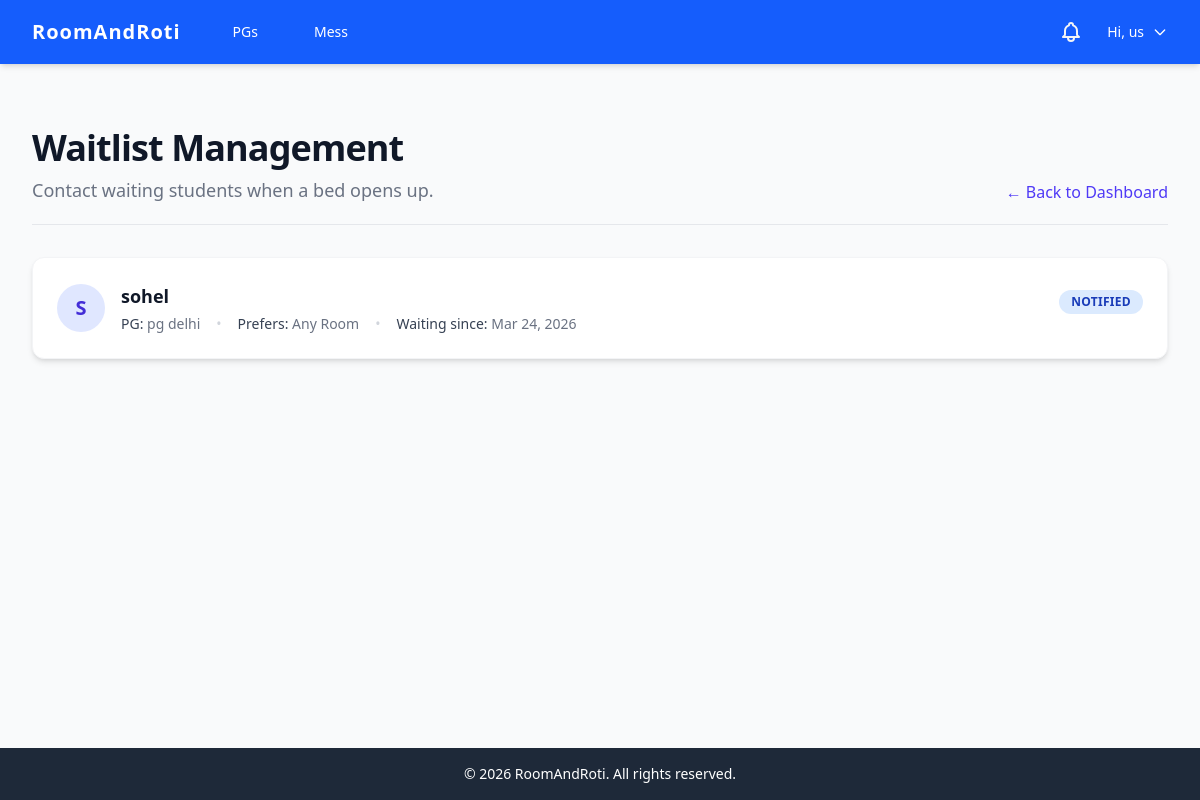
Screenshot of /pgs/waitlists/manage/ (signed in) with the database file from the repository.
### users/models.py (models this page shows, shortened)
class CustomUser(AbstractUser):
    ROLE_CHOICES = (
        ("student", "Student"),
        ("owner", "Owner"),
        ("admin", "Admin"),
    )
    role = models.CharField(max_length=10, choices=ROLE_CHOICES, default="student")
    email = models.EmailField(unique=True)

### housing/models.py (models this page shows, shortened)
class Waitlist(models.Model):
    STATUS_CHOICES = (
        ("waiting", "Waiting"),
        ("notified", "Notified"),
        ("resolved", "Resolved (Joined/Declined)"),
    )
    student = models.ForeignKey(
        User,
        on_delete=models.CASCADE,
        limit_choices_to={"role": "student"},
        related_name="waitlists",
    )
    pg = models.ForeignKey(PG, on_delete=models.CASCADE, related_name="waitlists")
    room_type_preference = models.IntegerField(
        choices=((1, "Single"), (2, "Double"), (3, "Triple"), (4, "Quad")),
        null=True,
        blank=True,
        help_text="Specific room type they want",
    )
    status = models.CharField(max_length=20, choices=STATUS_CHOICES, default="waiting")
    joined_at = models.DateTimeField(auto_now_add=True)
    notified_at = models.DateTimeField(null=True, blank=True)
    class Meta:
        ordering = ["joined_at"]  # First-in, first-out queue
        unique_together = [
            "student",
            "pg",
        ]  # Can only be on the waitlist for a specific PG once

class PG(models.Model):
    owner = models.ForeignKey(
        User,
        on_delete=models.CASCADE,
        limit_choices_to={"role": "owner"},
        related_name="pgs",
    )
    name = models.CharField(max_length=200)
    address = models.TextField()
    contact_number = models.CharField(max_length=20)
    gender_restriction = models.CharField(
        max_length=20,
        choices=(("boys", "Boys only"), ("girls", "Girls only"), ("any", "Anyone")),
        default="any",
        db_index=True,
    )
    food_included = models.BooleanField(default=False, db_index=True)
    has_wifi = models.BooleanField(default=False)
    has_ac = models.BooleanField(default=False)
    attached_bathroom = models.BooleanField(default=False)
    starting_price = models.DecimalField(max_digits=8, decimal_places=2, db_index=True)
    image = models.ImageField(upload_to="pg_images/", blank=True, null=True)
    latitude = models.FloatField(null=True, blank=True)
    longitude = models.FloatField(null=True, blank=True)
    created_at = models.DateTimeField(auto_now_add=True)

### housing/views.py (the view)
# urls.py: path("waitlists/manage/", views.manage_waitlists, name="manage_waitlists"), # Dashboard for owners to view who is waiting
@login_required
def manage_waitlists(request):
    if request.user.role != "owner":
        messages.error(request, "Only owners can manage waitlists.")
        return redirect("home")
    waitlists = (
        Waitlist.objects.select_related("pg", "student")
        .filter(pg__owner=request.user)
        .order_by("pg", "joined_at")
    )
    return render(request, "housing/manage_waitlists.html", {"waitlists": waitlists})

### users/context_processors.py (called while the page is built)
def unread_notifications(request):
    if request.user.is_authenticated:
        count = Notification.objects.filter(user=request.user, is_read=False).count()
        return {"unread_notifications_count": count}
    return {"unread_notifications_count": 0}

### housing/templates/housing/manage_waitlists.html (shortened to what this page needs)
{% extends 'base.html' %}
{% block content %}
<div class="max-w-7xl mx-auto py-8">
    <div class="mb-8 flex flex-col md:flex-row md:justify-between md:items-end border-b border-gray-200 pb-5">
        <div>
            <h1 class="text-4xl font-extrabold text-gray-900 tracking-tight">Waitlist Management</h1>
            <p class="text-gray-500 mt-2 text-lg">Contact waiting students when a bed opens up.</p>
        </div>
        <a href="{% url 'owner_dashboard' %}" class="mt-4 md:mt-0 text-indigo-600 hover:text-indigo-800 font-medium">
            &larr; Back to Dashboard
        </a>
    </div>
    {% if waitlists %}
    <div class="bg-white rounded-xl shadow-md border border-gray-100 overflow-hidden">
        <ul class="divide-y divide-gray-200">
            {% for waitlist in waitlists %}
            <li class="p-6 hover:bg-gray-50 transition-colors">
                <div class="flex items-center justify-between">
                    <div class="flex items-center">
                        <div class="flex-shrink-0">
                            <span class="inline-flex items-center justify-center h-12 w-12 rounded-full bg-indigo-100 text-indigo-700 font-bold text-xl">
                                {{ waitlist.student.username|make_list|first|upper }}
                            </span>
                        </div>
                        <div class="ml-4">
                            <h3 class="text-lg font-bold text-gray-900">{{ waitlist.student.username }}</h3>
                            <div class="text-sm text-gray-500 mt-1 flex flex-col sm:flex-row sm:items-center gap-1 sm:gap-4">
                                <span><span class="font-medium text-gray-700">PG:</span> {{ waitlist.pg.name }}</span>
                                <span class="hidden sm:inline text-gray-300">•</span>
                                <span>
                                    <span class="font-medium text-gray-700">Prefers:</span>
                                    {% if waitlist.room_type_preference %}
                                        {{ waitlist.get_room_type_preference_display }} Sharing
                                    {% else %}
                                        Any Room
                                    {% endif %}
                                </span>
                                <span class="hidden sm:inline text-gray-300">•</span>
                                <span><span class="font-medium text-gray-700">Waiting since:</span> {{ waitlist.joined_at|date:"M d, Y" }}</span>
                            </div>
                        </div>
                    </div>
                    <div class="flex flex-col items-end">
                        {% if waitlist.status == 'waiting' %}
                            <span class="bg-yellow-100 text-yellow-800 text-xs font-bold px-3 py-1 rounded-full uppercase tracking-wide mb-3">Waiting</span>
                            <a href="mailto:{{ waitlist.student.email }}" class="inline-flex items-center bg-indigo-600 text-white text-sm font-medium py-2 px-4 rounded shadow-sm hover:bg-indigo-700 transition">
                                <svg class="w-4 h-4 mr-1.5" fill="none" stroke="currentColor" viewBox="0 0 24 24"><path stroke-linecap="round" stroke-linejoin="round" stroke-width="2" d="M3 8l7.89 5.26a2 2 0 002.22 0L21 8M5 19h14a2 2 0 002-2V7a2 2 0 00-2-2H5a2 2 0 00-2 2v10a2 2 0 002 2z"></path></svg>
                                Contact Student
                            </a>
                        {% elif waitlist.status == 'notified' %}
                            <span class="bg-blue-100 text-blue-800 text-xs font-bold px-3 py-1 rounded-full uppercase tracking-wide mb-3">Notified</span>
                        {% else %}
                            <span class="bg-green-100 text-green-800 text-xs font-bold px-3 py-1 rounded-full uppercase tracking-wide mb-3">Resolved</span>
                        {% endif %}
                    </div>
                </div>
            </li>
            {% endfor %}
        </ul>
    </div>
    {% endif %}
</div>
{% endblock %}

### templates/base.html (shortened to what this page needs)
<!DOCTYPE html>
{% load static %}
<html lang="en">
<head>
    <link rel="stylesheet" href="{% static 'css/output.css' %}">
    <link rel="stylesheet" href="https://cdnjs.cloudflare.com/ajax/libs/font-awesome/6.5.1/css/all.min.css">
</head>
<body class="bg-gray-50 text-gray-800 font-sans min-h-screen flex flex-col">
    <nav class="bg-blue-600 text-white shadow-md">
        <div class="max-w-7xl mx-auto px-4 sm:px-6 lg:px-8">
            <div class="flex justify-between h-16">
                <div class="flex items-center">
                    <a href="/" class="text-xl font-bold tracking-wider">RoomAndRoti</a>
                    <div class="hidden md:flex ml-10 space-x-8">
                        <a href="{% url 'pg_list' %}"
                            class="hover:text-blue-200 px-3 py-2 rounded-md text-sm font-medium">PGs</a>
                        <a href="{% url 'mess_list' %}"
                            class="hover:text-blue-200 px-3 py-2 rounded-md text-sm font-medium">Mess</a>
                    </div>
                </div>
                <div class="flex items-center space-x-4">
                    {% if user.is_authenticated %}
                    <a href="{% url 'notifications' %}" class="relative p-2 text-gray-100 hover:text-white transition-colors">
                    </a>
                    <div class="relative group h-full flex items-center">
                        <button
                            class="flex items-center space-x-2 text-sm font-medium hover:text-blue-200 focus:outline-none py-2">
                            <span>Hi, {{ user.username }}</span>
                            <svg class="w-4 h-4" fill="none" stroke="currentColor" viewBox="0 0 24 24"
                                xmlns="http://www.w3.org/2000/svg">
                                <path stroke-linecap="round" stroke-linejoin="round" stroke-width="2"
                                    d="M19 9l-7 7-7-7"></path>
                            </svg>
                        </button>
                    </div>
                    {% else %}
                    <a href="{% url 'login' %}"
                        class="hover:text-blue-200 px-3 py-2 rounded-md text-sm font-medium">Login</a>
                    <a href="{% url 'register' %}"
                        class="bg-white text-blue-600 hover:bg-gray-100 px-4 py-2 rounded-md text-sm font-bold">Sign
                        Up</a>
                    {% endif %}
                </div>
            </div>
        </div>
    </nav>
    <main class="flex-grow max-w-7xl w-full mx-auto px-4 sm:px-6 lg:px-8 py-8">
        {% block content %}
        {% endblock %}
    </main>
    <footer class="bg-gray-800 text-white text-center py-4 mt-auto">
        <p class="text-sm">&copy; 2026 RoomAndRoti. All rights reserved.</p>
    </footer>
</body>
</html>

### rows the page displays
CustomUser: username "us"
Waitlist: student.username|make_list "S", student.username "sohel", pg.name "pg delhi", shows "Any Room", joined_at "Mar 24, 2026", status "NOTIFIED"
